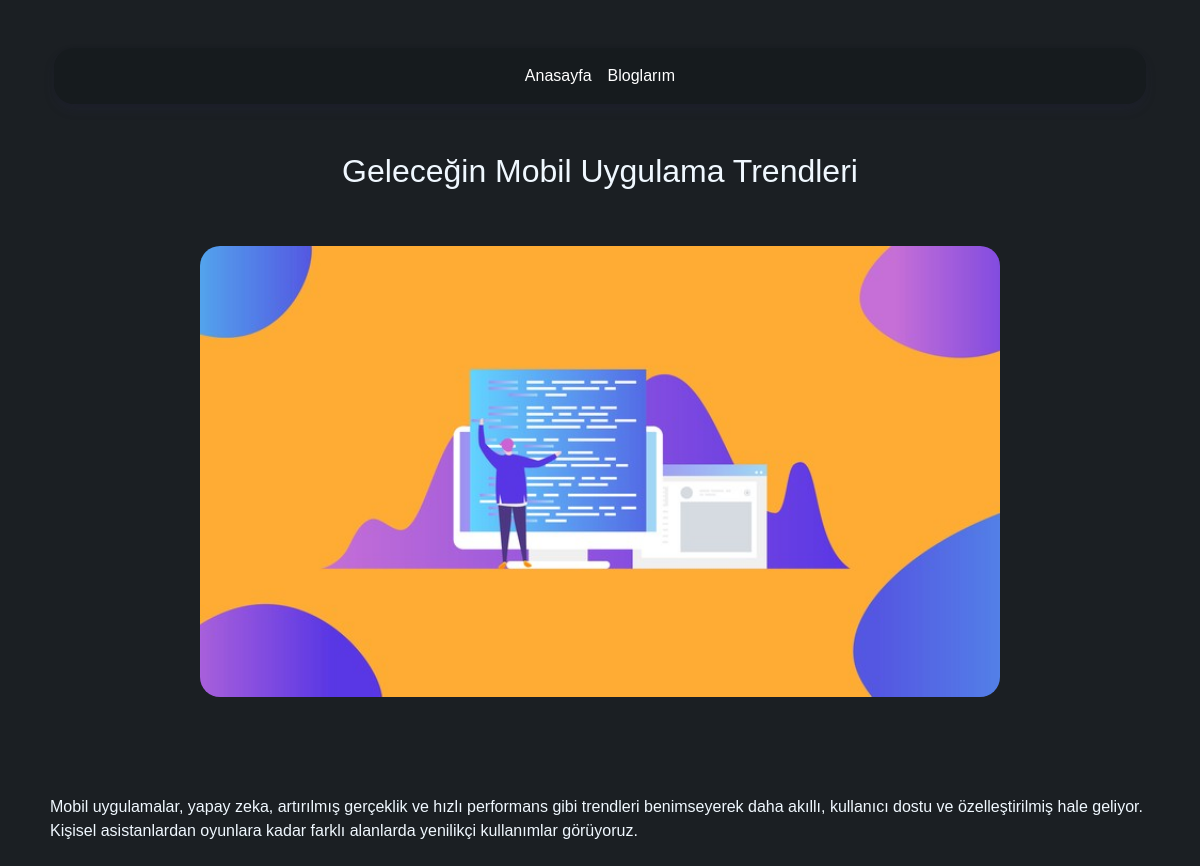
Page /blog/3/ on the committed database.
### blog/models.py (models this page shows, shortened)
class Blogs(models.Model):
    Blog_Title = models.CharField(max_length=500)
    Blog_Descripton = models.TextField()
    Blog_Short_Description = models.TextField()
    Blog_Image = models.ImageField(upload_to="blogs/")
    Is_Home = models.BooleanField(default=False)
    Is_Active = models.BooleanField(default=False)

### blog/views.py (the view)
# urls.py: path('blog/<int:blog_id>/', views.blog_details, name='detail'),
def blog_details(request, blog_id):
    blog = get_object_or_404(Blogs, pk=blog_id)
    return render(request, 'blog/b_details.html', {'blog': blog})

### blog/templates/blog/b_details.html (shortened to what this page needs)
{% extends "base.html" %}
{% block content %}
<div class="container">
    <div class="blog-detail-name">
        <h2 class="text-center mt-5">{{ blog.Blog_Title }}</h2>
    </div>
    <div class="blog-detail-img py-5">
        <img src="{{ blog.Blog_Image.url }}" alt="{{ blog.Blog_Title }}" width="100%">
    </div>
</div>
    <div class="blog-detail-desc py-3 p-5">
        <p>{{ blog.Blog_Descripton }}</p>
    </div>
{% endblock %}

### blog/static/blog/css/app.css (style rules this page uses)
* { box-sizing: border-box; }
body { margin: 0; padding: 0; background-color: #1b1f23 !important; overflow-x: hidden; font-family: 'Source Sans Pro', sans-serif; }
.blog-detail-img { max-width: 800px; margin: 0 auto; }
.blog-detail-img img { border-radius: 20px; }
.blog-detail-name { color: aliceblue; }
.blog-detail-desc { padding: 50px !important; }
.blog-detail-desc p { color: aliceblue; }

### rows in the picture
Blogs: Blog_Title "Geleceğin Mobil Uygulama Trendleri", Blog_Image (picture), Blog_Descripton "Mobil uygulamalar, yapay zeka, artırılmış gerçeklik ve hızlı performans gibi trendleri benimseyerek daha akıllı, kullanıcı dostu ve özelleştirilmiş hale geliyor. Kişisel asistanlardan oyunlara kadar farklı alanlarda yenilikçi kullanımlar görüyoruz."
